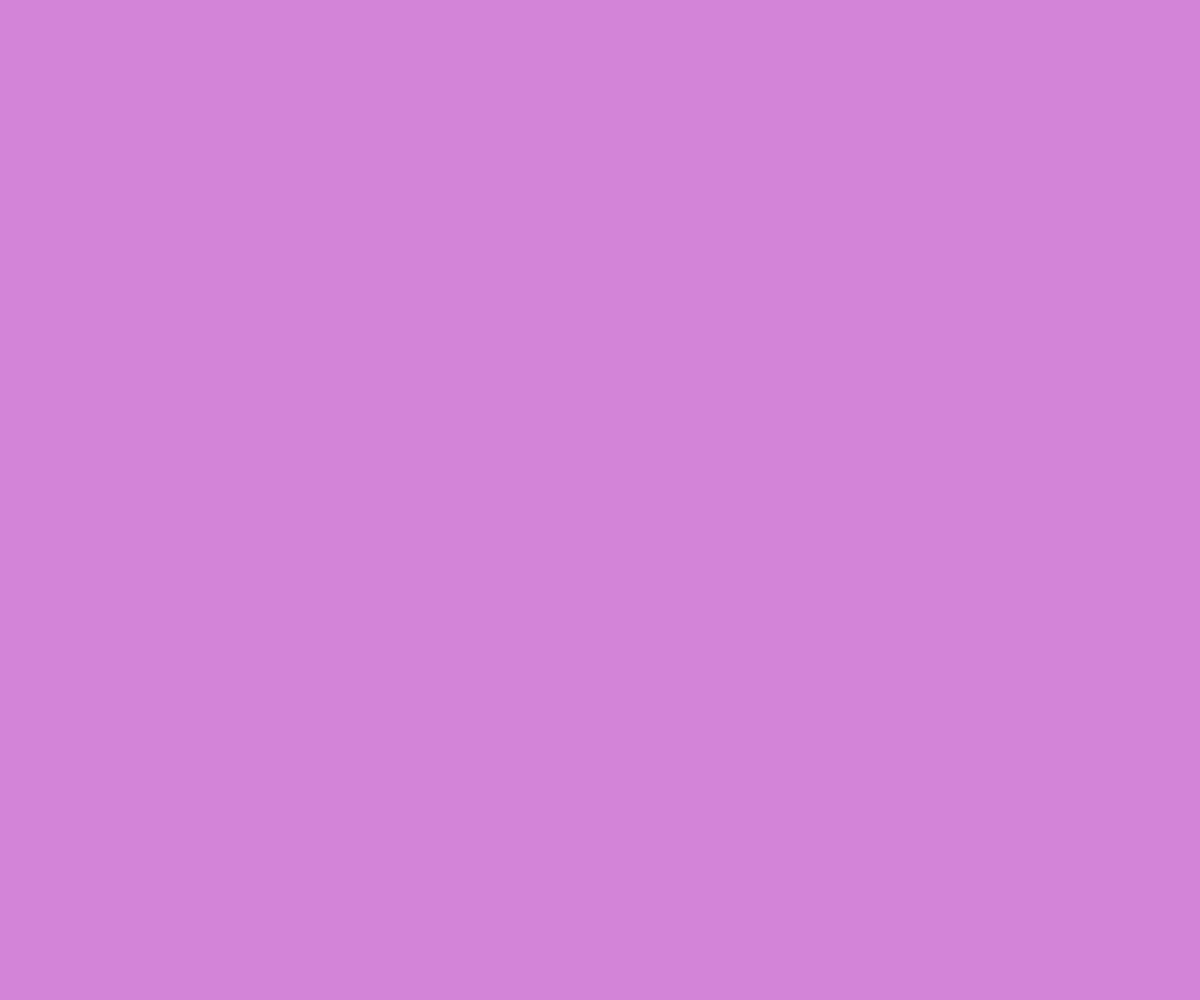
Frame 1 (no input)
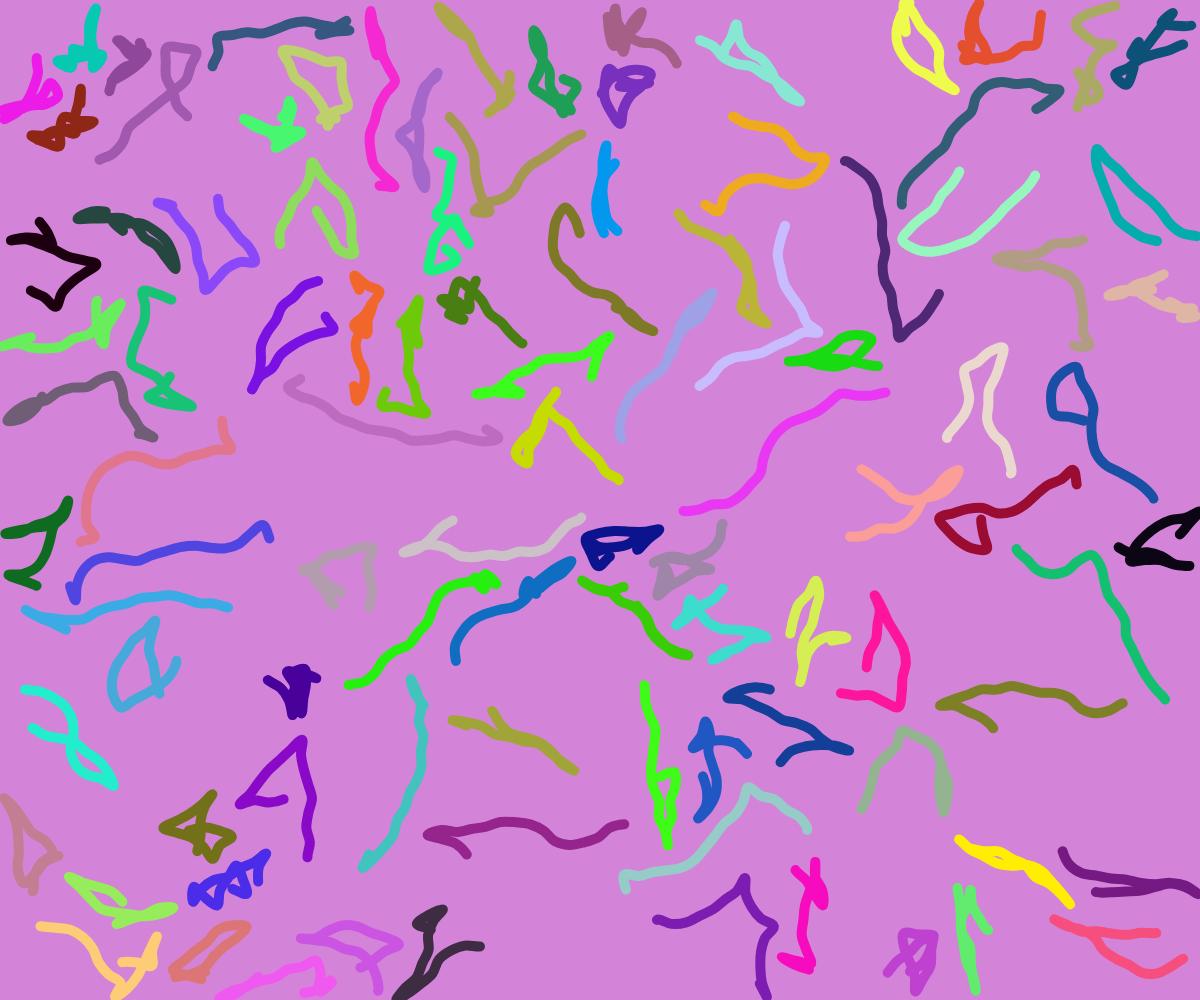
Frame 60 (no input)
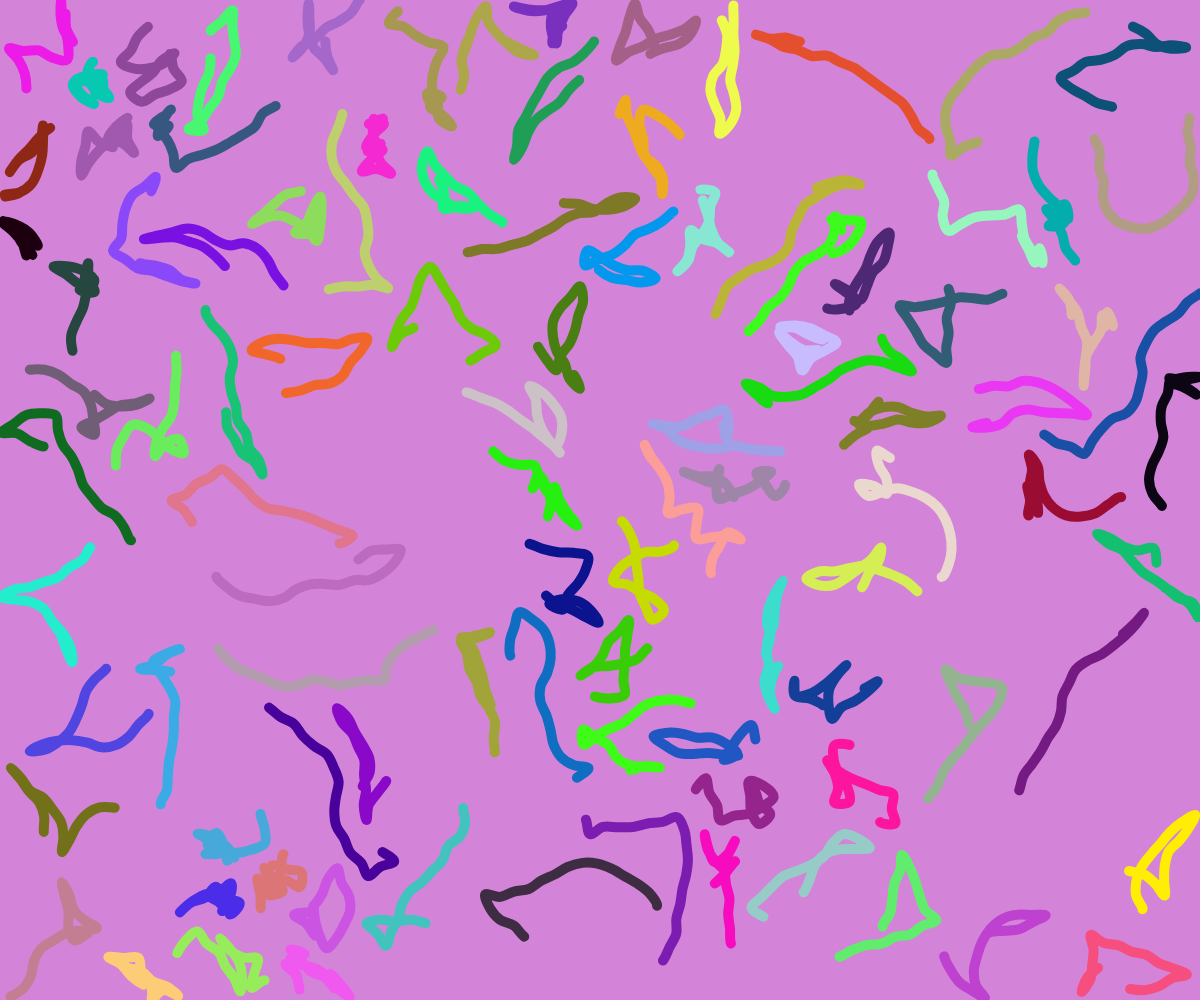
Frame 120 (the mouse pressed at the canvas centre since frame 60)

The p5.js sketch that drew these frames (run headless with seeded random() and noise() and a simulated clock; from frame 60 on, the mouse is pressed at the canvas centre):

// p5.js sketch
// ── sketch.js
class Snake {
  constructor() {
    this.path = [createVector(random(width), random(height))]; 
    this.stepSize = 15;
    this.maxLength = 20;
    this.angle = random(TWO_PI); 
  }

  update(snakes) {
    let newX = this.path[this.path.length - 1].x + cos(this.angle) * this.stepSize;
    let newY = this.path[this.path.length - 1].y + sin(this.angle) * this.stepSize;
    let newPos = createVector(newX, newY);
    
    
    if (newX < 0 || newX > width || newY < 0 || newY > height) {
      this.angle += PI; 
    } else if (this.checkCollision(newPos, snakes)) {
      this.angle += random(PI / 2, PI); 
    } else {
      this.path.push(newPos);
      if (this.path.length > this.maxLength) {
        this.path.shift();
      }
    }
    
    this.angle += random(-PI / 6, PI / 6); 
  }

  checkCollision(pos, snakes) {
    for (let snake of snakes) {
      if (snake === this) continue; 
      for (let point of snake.path) {
        if (dist(pos.x, pos.y, point.x, point.y) < 20) {
          return true; 
        }
      }
    }
    return false;
  }

  draw(colour) {
    stroke(colour);
    strokeWeight(10);
    noFill();
    beginShape();
    for (let i = 0; i < this.path.length; i++) {
      curveVertex(this.path[i].x, this.path[i].y);
    }
    endShape();
  }
}

let snakes = [];
let colours = [];
let backgroundColor;

function setup() {
  createCanvas(windowWidth, windowHeight);
  backgroundColor = color(random(100,255), random(100,255), random(100,255));
  for (let i = 0; i < 100; i++) {
    snakes.push(new Snake());
    colours.push(color(random(255), random(255), random(255)));
  }
}

function draw() {
  background(backgroundColor);
  for (let i = 0; i < snakes.length; i++) {
    snakes[i].update(snakes);
    snakes[i].draw(colours[i]);
  }
}
